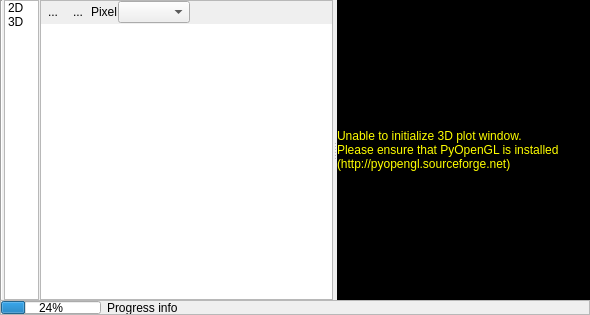
<?xml version="1.0" encoding="UTF-8"?>
<ui version="4.0">
 <class>DockWidgetProfileView</class>
 <widget class="QDockWidget" name="DockWidgetProfileView">
  <property name="geometry">
   <rect>
    <x>0</x>
    <y>0</y>
    <width>590</width>
    <height>315</height>
   </rect>
  </property>
  <property name="features">
   <set>QDockWidget::AllDockWidgetFeatures</set>
  </property>
  <property name="windowTitle">
   <string>Temporal Profiles</string>
  </property>
  <widget class="QWidget" name="dockWidgetContents">
   <layout class="QVBoxLayout" name="verticalLayout">
    <property name="spacing">
     <number>0</number>
    </property>
    <property name="margin">
     <number>0</number>
    </property>
    <item>
     <widget class="QFrame" name="frame">
      <property name="frameShape">
       <enum>QFrame::NoFrame</enum>
      </property>
      <property name="frameShadow">
       <enum>QFrame::Plain</enum>
      </property>
      <layout class="QHBoxLayout" name="horizontalLayout">
       <property name="spacing">
        <number>1</number>
       </property>
       <property name="margin">
        <number>0</number>
       </property>
       <item>
        <widget class="Line" name="line">
         <property name="frameShadow">
          <enum>QFrame::Sunken</enum>
         </property>
         <property name="orientation">
          <enum>Qt::Vertical</enum>
         </property>
        </widget>
       </item>
       <item>
        <widget class="QListWidget" name="listWidget">
         <property name="enabled">
          <bool>true</bool>
         </property>
         <property name="maximumSize">
          <size>
           <width>35</width>
           <height>16777215</height>
          </size>
         </property>
         <property name="styleSheet">
          <string notr="true"/>
         </property>
         <property name="frameShape">
          <enum>QFrame::StyledPanel</enum>
         </property>
         <property name="frameShadow">
          <enum>QFrame::Sunken</enum>
         </property>
         <property name="iconSize">
          <size>
           <width>25</width>
           <height>25</height>
          </size>
         </property>
         <property name="layoutMode">
          <enum>QListView::SinglePass</enum>
         </property>
         <property name="viewMode">
          <enum>QListView::ListMode</enum>
         </property>
         <item>
          <property name="text">
           <string>2D</string>
          </property>
         </item>
         <item>
          <property name="text">
           <string>3D</string>
          </property>
         </item>
         <item>
          <property name="text">
           <string/>
          </property>
          <property name="toolTip">
           <string>Overview on loaded temporal profiles</string>
          </property>
          <property name="icon">
           <iconset resource="resources.qrc">
            <normaloff>:/timeseriesviewer/icons/mActionOpenTable.svg</normaloff>:/timeseriesviewer/icons/mActionOpenTable.svg</iconset>
          </property>
         </item>
        </widget>
       </item>
       <item>
        <widget class="QStackedWidget" name="stackedWidget">
         <property name="sizePolicy">
          <sizepolicy hsizetype="Preferred" vsizetype="Preferred">
           <horstretch>2</horstretch>
           <verstretch>0</verstretch>
          </sizepolicy>
         </property>
         <property name="currentIndex">
          <number>1</number>
         </property>
         <widget class="QWidget" name="page2D">
          <layout class="QVBoxLayout" name="verticalLayout_3">
           <property name="spacing">
            <number>1</number>
           </property>
           <property name="margin">
            <number>0</number>
           </property>
           <item>
            <widget class="QSplitter" name="splitter2D">
             <property name="orientation">
              <enum>Qt::Horizontal</enum>
             </property>
             <widget class="QFrame" name="frameSettings2D">
              <property name="sizePolicy">
               <sizepolicy hsizetype="Preferred" vsizetype="Preferred">
                <horstretch>1</horstretch>
                <verstretch>0</verstretch>
               </sizepolicy>
              </property>
              <property name="minimumSize">
               <size>
                <width>100</width>
                <height>0</height>
               </size>
              </property>
              <property name="frameShape">
               <enum>QFrame::StyledPanel</enum>
              </property>
              <property name="frameShadow">
               <enum>QFrame::Sunken</enum>
              </property>
              <layout class="QVBoxLayout" name="verticalLayout_4">
               <property name="spacing">
                <number>1</number>
               </property>
               <property name="margin">
                <number>0</number>
               </property>
               <item>
                <layout class="QHBoxLayout" name="horizontalLayout_5">
                 <property name="spacing">
                  <number>1</number>
                 </property>
                 <property name="topMargin">
                  <number>0</number>
                 </property>
                 <item>
                  <widget class="QToolButton" name="btnLoadProfile1">
                   <property name="text">
                    <string>...</string>
                   </property>
                   <property name="icon">
                    <iconset resource="resources.qrc">
                     <normaloff>:/timeseriesviewer/icons/mIconTemporalProfile.svg</normaloff>:/timeseriesviewer/icons/mIconTemporalProfile.svg</iconset>
                   </property>
                   <property name="autoRaise">
                    <bool>true</bool>
                   </property>
                  </widget>
                 </item>
                 <item>
                  <widget class="QToolButton" name="btnRefresh2D">
                   <property name="text">
                    <string>...</string>
                   </property>
                   <property name="icon">
                    <iconset resource="resources.qrc">
                     <normaloff>:/timeseriesviewer/icons/mActionRefresh.png</normaloff>:/timeseriesviewer/icons/mActionRefresh.png</iconset>
                   </property>
                   <property name="autoRaise">
                    <bool>true</bool>
                   </property>
                  </widget>
                 </item>
                 <item>
                  <widget class="QToolButton" name="btnAddView">
                   <property name="text">
                    <string>...</string>
                   </property>
                   <property name="icon">
                    <iconset resource="resources.qrc">
                     <normaloff>:/timeseriesviewer/icons/mActionAdd.svg</normaloff>:/timeseriesviewer/icons/mActionAdd.svg</iconset>
                   </property>
                   <property name="autoRaise">
                    <bool>true</bool>
                   </property>
                  </widget>
                 </item>
                 <item>
                  <widget class="QToolButton" name="btnRemoveView">
                   <property name="text">
                    <string>...</string>
                   </property>
                   <property name="icon">
                    <iconset resource="resources.qrc">
                     <normaloff>:/timeseriesviewer/icons/mActionRemove.svg</normaloff>:/timeseriesviewer/icons/mActionRemove.svg</iconset>
                   </property>
                   <property name="autoRaise">
                    <bool>true</bool>
                   </property>
                  </widget>
                 </item>
                 <item>
                  <spacer name="horizontalSpacer_2">
                   <property name="orientation">
                    <enum>Qt::Horizontal</enum>
                   </property>
                   <property name="sizeHint" stdset="0">
                    <size>
                     <width>40</width>
                     <height>20</height>
                    </size>
                   </property>
                  </spacer>
                 </item>
                </layout>
               </item>
               <item>
                <widget class="QTableView" name="tableView2DProfiles">
                 <property name="sizePolicy">
                  <sizepolicy hsizetype="Expanding" vsizetype="Expanding">
                   <horstretch>1</horstretch>
                   <verstretch>1</verstretch>
                  </sizepolicy>
                 </property>
                 <property name="minimumSize">
                  <size>
                   <width>0</width>
                   <height>0</height>
                  </size>
                 </property>
                 <property name="frameShape">
                  <enum>QFrame::NoFrame</enum>
                 </property>
                 <attribute name="horizontalHeaderMinimumSectionSize">
                  <number>5</number>
                 </attribute>
                 <attribute name="horizontalHeaderShowSortIndicator" stdset="0">
                  <bool>true</bool>
                 </attribute>
                 <attribute name="horizontalHeaderStretchLastSection">
                  <bool>true</bool>
                 </attribute>
                 <attribute name="verticalHeaderShowSortIndicator" stdset="0">
                  <bool>true</bool>
                 </attribute>
                </widget>
               </item>
              </layout>
             </widget>
             <widget class="DateTimePlotWidget" name="plotWidget2D">
              <property name="sizePolicy">
               <sizepolicy hsizetype="Expanding" vsizetype="Expanding">
                <horstretch>3</horstretch>
                <verstretch>0</verstretch>
               </sizepolicy>
              </property>
              <property name="styleSheet">
               <string notr="true">background-color: rgb(0, 0, 0);</string>
              </property>
              <property name="frameShape">
               <enum>QFrame::NoFrame</enum>
              </property>
              <property name="backgroundBrush">
               <brush brushstyle="NoBrush">
                <color alpha="255">
                 <red>0</red>
                 <green>0</green>
                 <blue>0</blue>
                </color>
               </brush>
              </property>
              <property name="foregroundBrush">
               <brush brushstyle="NoBrush">
                <color alpha="255">
                 <red>0</red>
                 <green>0</green>
                 <blue>0</blue>
                </color>
               </brush>
              </property>
             </widget>
            </widget>
           </item>
          </layout>
         </widget>
         <widget class="QWidget" name="page3D">
          <layout class="QVBoxLayout" name="verticalLayout_6">
           <property name="spacing">
            <number>1</number>
           </property>
           <property name="margin">
            <number>0</number>
           </property>
           <item>
            <widget class="QSplitter" name="splitter3D">
             <property name="orientation">
              <enum>Qt::Horizontal</enum>
             </property>
             <widget class="QFrame" name="frameSettings3D">
              <property name="frameShape">
               <enum>QFrame::StyledPanel</enum>
              </property>
              <property name="frameShadow">
               <enum>QFrame::Sunken</enum>
              </property>
              <layout class="QVBoxLayout" name="verticalLayout_5">
               <property name="spacing">
                <number>1</number>
               </property>
               <property name="margin">
                <number>0</number>
               </property>
               <item>
                <layout class="QHBoxLayout" name="horizontalLayout_6">
                 <property name="spacing">
                  <number>1</number>
                 </property>
                 <property name="topMargin">
                  <number>0</number>
                 </property>
                 <item>
                  <widget class="QToolButton" name="toolButton">
                   <property name="text">
                    <string>...</string>
                   </property>
                   <property name="icon">
                    <iconset resource="resources.qrc">
                     <normaloff>:/timeseriesviewer/icons/mIconTemporalProfile.svg</normaloff>:/timeseriesviewer/icons/mIconTemporalProfile.svg</iconset>
                   </property>
                   <property name="autoRaise">
                    <bool>true</bool>
                   </property>
                  </widget>
                 </item>
                 <item>
                  <widget class="QToolButton" name="btnRefresh3D">
                   <property name="text">
                    <string>...</string>
                   </property>
                   <property name="icon">
                    <iconset resource="resources.qrc">
                     <normaloff>:/timeseriesviewer/icons/mActionRefresh.png</normaloff>:/timeseriesviewer/icons/mActionRefresh.png</iconset>
                   </property>
                   <property name="autoRaise">
                    <bool>true</bool>
                   </property>
                  </widget>
                 </item>
                 <item>
                  <widget class="QLabel" name="label">
                   <property name="text">
                    <string>Pixel</string>
                   </property>
                  </widget>
                 </item>
                 <item>
                  <widget class="QComboBox" name="cbTemporalProfile3D">
                   <property name="sizePolicy">
                    <sizepolicy hsizetype="Preferred" vsizetype="Fixed">
                     <horstretch>0</horstretch>
                     <verstretch>0</verstretch>
                    </sizepolicy>
                   </property>
                   <property name="toolTip">
                    <string>Selects the coordinate for which to show the profile data</string>
                   </property>
                  </widget>
                 </item>
                 <item>
                  <spacer name="horizontalSpacer_3">
                   <property name="orientation">
                    <enum>Qt::Horizontal</enum>
                   </property>
                   <property name="sizeHint" stdset="0">
                    <size>
                     <width>40</width>
                     <height>20</height>
                    </size>
                   </property>
                  </spacer>
                 </item>
                </layout>
               </item>
               <item>
                <widget class="QTableView" name="tableView3DProfiles">
                 <property name="frameShape">
                  <enum>QFrame::NoFrame</enum>
                 </property>
                </widget>
               </item>
              </layout>
             </widget>
             <widget class="QWidget" name="verticalLayoutWidget">
              <layout class="QVBoxLayout" name="layout3DPlotWidget">
               <property name="spacing">
                <number>1</number>
               </property>
               <item>
                <widget class="QLabel" name="labelDummy3D">
                 <property name="sizePolicy">
                  <sizepolicy hsizetype="Preferred" vsizetype="Preferred">
                   <horstretch>3</horstretch>
                   <verstretch>2</verstretch>
                  </sizepolicy>
                 </property>
                 <property name="font">
                  <font>
                   <pointsize>9</pointsize>
                  </font>
                 </property>
                 <property name="styleSheet">
                  <string notr="true">color: rgb(255, 255, 0);
background-color: rgb(0, 0, 0);</string>
                 </property>
                 <property name="text">
                  <string>Unable to initialize 3D plot window.
Please ensure that PyOpenGL is installed 
(http://pyopengl.sourceforge.net)</string>
                 </property>
                 <property name="openExternalLinks">
                  <bool>true</bool>
                 </property>
                </widget>
               </item>
              </layout>
             </widget>
            </widget>
           </item>
          </layout>
         </widget>
         <widget class="QWidget" name="pagePixel">
          <layout class="QVBoxLayout" name="verticalLayout_7">
           <property name="spacing">
            <number>1</number>
           </property>
           <property name="margin">
            <number>0</number>
           </property>
           <item>
            <widget class="QFrame" name="frameTemporalProfiles">
             <property name="frameShape">
              <enum>QFrame::StyledPanel</enum>
             </property>
             <property name="frameShadow">
              <enum>QFrame::Sunken</enum>
             </property>
             <layout class="QVBoxLayout" name="verticalLayout_2">
              <property name="spacing">
               <number>1</number>
              </property>
              <property name="margin">
               <number>0</number>
              </property>
              <item>
               <layout class="QHBoxLayout" name="horizontalLayout_7">
                <property name="spacing">
                 <number>1</number>
                </property>
                <property name="topMargin">
                 <number>0</number>
                </property>
                <item>
                 <widget class="QToolButton" name="btnLoadProfile2">
                  <property name="text">
                   <string>...</string>
                  </property>
                  <property name="icon">
                   <iconset resource="resources.qrc">
                    <normaloff>:/timeseriesviewer/icons/mIconTemporalProfile.svg</normaloff>:/timeseriesviewer/icons/mIconTemporalProfile.svg</iconset>
                  </property>
                  <property name="autoRaise">
                   <bool>true</bool>
                  </property>
                 </widget>
                </item>
                <item>
                 <widget class="QToolButton" name="btnRemoveTemporalProfile">
                  <property name="text">
                   <string>...</string>
                  </property>
                  <property name="icon">
                   <iconset resource="resources.qrc">
                    <normaloff>:/timeseriesviewer/icons/mActionRemove.svg</normaloff>:/timeseriesviewer/icons/mActionRemove.svg</iconset>
                  </property>
                  <property name="autoRaise">
                   <bool>true</bool>
                  </property>
                 </widget>
                </item>
                <item>
                 <spacer name="horizontalSpacer_4">
                  <property name="orientation">
                   <enum>Qt::Horizontal</enum>
                  </property>
                  <property name="sizeHint" stdset="0">
                   <size>
                    <width>40</width>
                    <height>20</height>
                   </size>
                  </property>
                 </spacer>
                </item>
               </layout>
              </item>
              <item>
               <widget class="QTableView" name="tableViewTemporalProfiles">
                <property name="frameShape">
                 <enum>QFrame::NoFrame</enum>
                </property>
                <property name="sortingEnabled">
                 <bool>true</bool>
                </property>
                <attribute name="horizontalHeaderStretchLastSection">
                 <bool>true</bool>
                </attribute>
               </widget>
              </item>
             </layout>
            </widget>
           </item>
          </layout>
         </widget>
        </widget>
       </item>
      </layout>
      <zorder>listWidget</zorder>
      <zorder>line</zorder>
      <zorder>stackedWidget</zorder>
     </widget>
    </item>
    <item>
     <widget class="QFrame" name="infoBar">
      <property name="minimumSize">
       <size>
        <width>0</width>
        <height>0</height>
       </size>
      </property>
      <property name="maximumSize">
       <size>
        <width>16777215</width>
        <height>15</height>
       </size>
      </property>
      <property name="frameShape">
       <enum>QFrame::StyledPanel</enum>
      </property>
      <property name="frameShadow">
       <enum>QFrame::Raised</enum>
      </property>
      <layout class="QHBoxLayout" name="horizontalLayout_3">
       <property name="margin">
        <number>0</number>
       </property>
       <item>
        <widget class="QProgressBar" name="progressBar">
         <property name="sizePolicy">
          <sizepolicy hsizetype="Expanding" vsizetype="Fixed">
           <horstretch>1</horstretch>
           <verstretch>0</verstretch>
          </sizepolicy>
         </property>
         <property name="minimumSize">
          <size>
           <width>50</width>
           <height>0</height>
          </size>
         </property>
         <property name="maximumSize">
          <size>
           <width>100</width>
           <height>16777215</height>
          </size>
         </property>
         <property name="value">
          <number>24</number>
         </property>
        </widget>
       </item>
       <item>
        <widget class="QLabel" name="progressInfo">
         <property name="sizePolicy">
          <sizepolicy hsizetype="Minimum" vsizetype="Preferred">
           <horstretch>2</horstretch>
           <verstretch>0</verstretch>
          </sizepolicy>
         </property>
         <property name="minimumSize">
          <size>
           <width>1</width>
           <height>0</height>
          </size>
         </property>
         <property name="maximumSize">
          <size>
           <width>300</width>
           <height>16777215</height>
          </size>
         </property>
         <property name="text">
          <string>Progress info</string>
         </property>
         <property name="textFormat">
          <enum>Qt::PlainText</enum>
         </property>
         <property name="wordWrap">
          <bool>true</bool>
         </property>
        </widget>
       </item>
       <item>
        <spacer name="horizontalSpacer">
         <property name="orientation">
          <enum>Qt::Horizontal</enum>
         </property>
         <property name="sizeHint" stdset="0">
          <size>
           <width>247</width>
           <height>0</height>
          </size>
         </property>
        </spacer>
       </item>
      </layout>
     </widget>
    </item>
   </layout>
  </widget>
  <action name="actionRefresh2D">
   <property name="icon">
    <iconset resource="resources.qrc">
     <normaloff>:/timeseriesviewer/icons/mActionRefresh.png</normaloff>:/timeseriesviewer/icons/mActionRefresh.png</iconset>
   </property>
   <property name="text">
    <string>Refresh</string>
   </property>
   <property name="toolTip">
    <string>Refresh plot</string>
   </property>
  </action>
  <action name="actionAddView">
   <property name="icon">
    <iconset resource="resources.qrc">
     <normaloff>:/timeseriesviewer/icons/mActionAdd.svg</normaloff>:/timeseriesviewer/icons/mActionAdd.svg</iconset>
   </property>
   <property name="text">
    <string>Add View</string>
   </property>
  </action>
  <action name="actionRemoveView">
   <property name="icon">
    <iconset resource="resources.qrc">
     <normaloff>:/timeseriesviewer/icons/mActionRemove.svg</normaloff>:/timeseriesviewer/icons/mActionRemove.svg</iconset>
   </property>
   <property name="text">
    <string>RemoveView</string>
   </property>
   <property name="toolTip">
    <string>Removes selected profiles</string>
   </property>
  </action>
  <action name="actionLoadProfile">
   <property name="icon">
    <iconset resource="resources.qrc">
     <normaloff>:/timeseriesviewer/icons/mIconTemporalProfile.svg</normaloff>:/timeseriesviewer/icons/mIconTemporalProfile.svg</iconset>
   </property>
   <property name="text">
    <string>loadProfile</string>
   </property>
  </action>
  <action name="actionRefresh3D">
   <property name="icon">
    <iconset resource="resources.qrc">
     <normaloff>:/timeseriesviewer/icons/mActionRefresh.png</normaloff>:/timeseriesviewer/icons/mActionRefresh.png</iconset>
   </property>
   <property name="text">
    <string>Refresh</string>
   </property>
   <property name="toolTip">
    <string>Refresh plot</string>
   </property>
  </action>
 </widget>
 <customwidgets>
  <customwidget>
   <class>DateTimePlotWidget</class>
   <extends>QGraphicsView</extends>
   <header>timeseriesviewer.profilevisualization</header>
  </customwidget>
 </customwidgets>
 <resources>
  <include location="resources.qrc"/>
 </resources>
 <connections>
  <connection>
   <sender>listWidget</sender>
   <signal>currentRowChanged(int)</signal>
   <receiver>stackedWidget</receiver>
   <slot>setCurrentIndex(int)</slot>
   <hints>
    <hint type="sourcelabel">
     <x>38</x>
     <y>110</y>
    </hint>
    <hint type="destinationlabel">
     <x>213</x>
     <y>102</y>
    </hint>
   </hints>
  </connection>
 </connections>
</ui>
